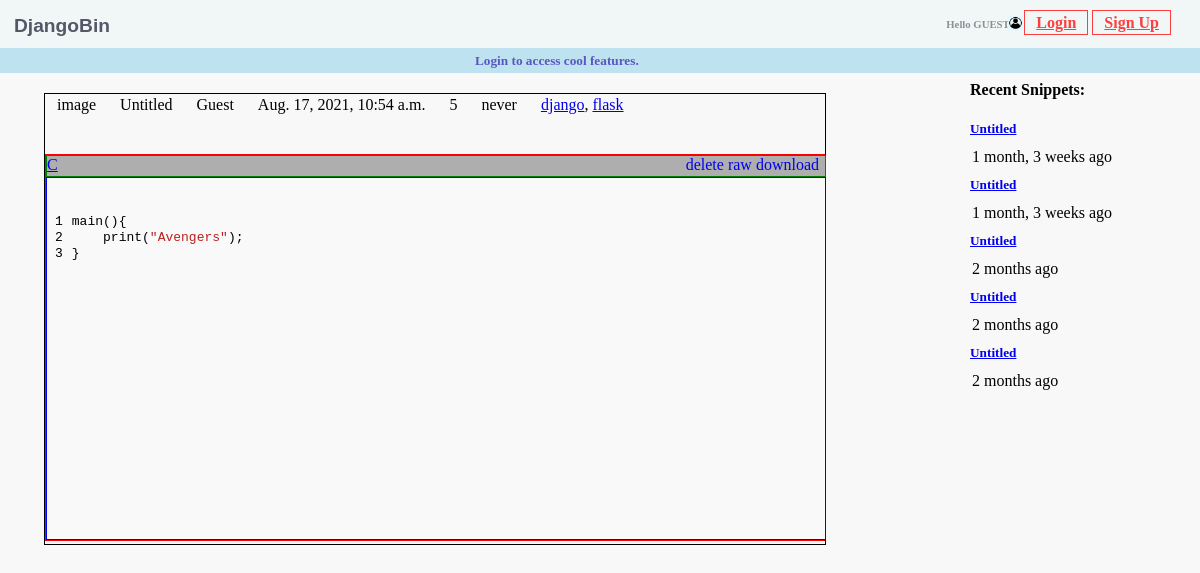
The page /16291976870981548/ on the database its author committed.
### djangobin/models.py (models this page shows, shortened)
class Snippet(models.Model):
    title = models.CharField(max_length=200, blank=True)
    original_code = models.TextField()
    highlighted_code = models.TextField(blank=True, help_text="Read only field. Will contain the "
                                                              "syntax-highlighted version of the original code.")
    expiration = models.CharField(max_length=10, choices=Pref.expiration_choices)
    exposure = models.CharField(max_length=10, choices=Pref.exposure_choices)
    hits = models.IntegerField(default=0, help_text='Read only field. Will be updated after every visit to snippet.')
    slug = models.SlugField(help_text='Read only field. Will be filled automatically.')
    created_on = models.DateTimeField(auto_now_add=True)
    language = models.ForeignKey(Language, on_delete=models.CASCADE)
    user = models.ForeignKey(User, on_delete=models.CASCADE)
    tags = models.ManyToManyField('Tag', blank=True)
    class Meta:
        ordering = ['-created_on']
    def highlight(self):
        formatter = html.HtmlFormatter(full=True, linenos=True)
        return highlight(self.original_code, self.language.get_lexer(), formatter)
    def get_absolute_url(self):
        return reverse('djangobin:snippet_detail', args=[self.slug])
    def save(self, *args, **kwargs):
        if not self.slug:
            self.slug = str(time.time()).replace(".", "")
        self.highlighted_code = self.highlight()
        if not self.title:
            self.title = "Untitled"
        super(Snippet, self).save(*args, **kwargs)  # Call the "real" save() method.

class Tag(models.Model):
    name = models.CharField(max_length=200, unique=True)
    slug = models.CharField(max_length=200, unique=True)
    class Meta:
        ordering = ['name']
    def __str__(self):
        return self.name
    def get_absolute_url(self):
        return reverse('djangobin:tag_list', args=[self.slug])

class Language(models.Model):
    name = models.CharField(max_length=100)
    lang_code = models.CharField(max_length=100, unique=True, verbose_name="Language Code")
    slug = models.SlugField(max_length=100, unique=True)
    mime = models.CharField(max_length=100, help_text='MIME to use when sending snippet as file.')
    file_extension = models.CharField(max_length=10)
    created_on = models.DateTimeField(auto_now_add=True)
    updated_on = models.DateTimeField(auto_now=True)
    class Meta:
        ordering = ['name']
    def get_lexer(self):
        return lexers.get_lexer_by_name(self.lang_code)
    def __str__(self):
        return self.name

### djangobin/views.py (the view)
# urls.py: url('^(?P<snippet_slug>[\d]+)/$', views.snippet_detail, name='snippet_detail'),
def snippet_detail(request, snippet_slug):
    print("=============== Snippet Url", reverse('djangobin:snippet_detail', args=[snippet_slug]))
    snippet = get_object_or_404(Snippet, slug=snippet_slug)
    snippet.hits += 1
    snippet.save()
    return render(request, 'djangobin/snippet_detail.html', {'snippet': snippet})

### djangobin/context_processors.py (called while the page is built)
def recent_snippets(request):
    return dict(recent_snippets=Snippet.objects.filter(exposure='public').order_by("-id")[:5])

### djangobin/templates/djangobin/snippet_detail.html (shortened to what this page needs)
{% extends 'djangobin/Base.html' %}
{% block css-static-files %}
    {% load static %}
    <link rel="stylesheet" href="{% static 'djangobin/css/snippet_detail.css' %}">
{% endblock %}
{% block main %}
    <div class="banner">
        {% if not request.user.is_authenticated %}
            <h5 class="banner-element">Login to access cool features.</h5>
        {% else %}
            <h5 class="banner-element">Welcome in snippet detail.</h5>
        {% endif %}
    </div>
    <div class="main-container" >
        <div class="toolbar">
            <div class="toolbar-element">
                image
            </div>
            <div class="toolbar-element">{{ snippet.title|default:"Untitled" }}</div>
            <div class="toolbar-element">{{ snippet.user.username|capfirst }}</div>
            <div class="toolbar-element">{{ snippet.created_on }}</div>
            <div class="toolbar-element">{{ snippet.hits }}</div>
            <div class="toolbar-element">{{ snippet.expiration }}</div>
            <div class="toolbar-element">
                {% if snippet.tags.all %}
                    {% for tag in snippet.tags.all %}
                        <a href="{{tag.get_absolute_url}}">{{tag}}</a>{% if not forloop.last %},{% endif %}
                    {% endfor %}
                {% endif %}
            </div>
        </div>
        <div class="code-box">
            <div class="code-box-toolbar">
                <span class="code-box-toolbar-left">
                    <a href="{% url 'djangobin:trending_snippets' snippet.language.slug %}">{{ snippet.language }}</a>
                </span>
                <span class="code-box-toolbar-right">
                    <a href="#">delete</a>
                    <a href="{% url 'djangobin:raw_snippet' snippet.slug %}">raw</a>
                    <a href="{% url 'djangobin:download_snippet' snippet.slug %}">download</a>
                </span>
            </div>
            <div class="code-wrapper">
                {{snippet.highlighted_code|safe}}
            </div>
        </div>
    </div>
{% endblock %}

### djangobin/templates/djangobin/Base.html (shortened to what this page needs)
<!DOCTYPE html>
<html lang="en">
<head>
     {% load static %}
     {% load humanize %}
    <link rel="stylesheet" href="{% static 'djangobin/css/Base.css' %}">
    {% block css-static-files %}{% endblock %}
</head>
    <body>
        <header>
            <div id="id_container-head" class="container-head">
                <div class="default-logo">
                    <a id="default-logo" href="/">DjangoBin</a>
                </div>
                <div class="user-login-logo">
                    <img src="{% static 'djangobin/images/user_login.jpg' %}" alt="user_login" width="15" height="15">
                </div>
                <div class="container-head-left">
                    <div class="user-name">
                        {% if request.user.is_authenticated == False %}
                            <h6 id="user-name">Hello GUEST!</h6>
                        {% else %}
                            <h6 id="user-name">Hello {{request.user.username|title}}!</h6>
                        {% endif %}
                    </div>
                    <div class="cls-login-signup">
                        {% if request.user.is_authenticated %}
                            <a class="login-signup-btn" href="{% url 'djangobin:logout' %}">Logout</a>
                        {% elif not request.user.is_authenticated and request.path == '/logout/' or not request.user.is_authenticated and request.path == '/login/' %}
                                <a class="login-signup-btn" href="{% url 'djangobin:login'%}">Login</a>
                        {% else %}
                                <a class="login-signup-btn" href="{% url 'djangobin:login'%}?next={{request.path}}">Login</a>
                        {% endif %}
                    </div>
                     {% if not request.user.is_authenticated %}
                        <div class="cls-login-signup">
                            <a class="login-signup-btn" href="{% url 'djangobin:signup' %}">Sign Up</a>
                        </div>
                     {% endif %}
                </div>
            </div>
        </header>
        <div class="recent-snippets">
            {% if recent_snippets %}
                <h4>Recent Snippets:</h4>
                {% for recent_snippet in recent_snippets %}
                    <a href="{{ recent_snippet.get_absolute_url }}" class="">
                        <h5 class=""> {{ recent_snippet.title }}</h5>
                    </a>
                        <p class="">{{ recent_snippet.created_on|naturaltime }}</p>
                {% endfor %}
            {% endif %}
        </div>
        {% block main %} {% endblock %}
    </body>
</html>

### djangobin/static/djangobin/css/Base.css (style rules this page uses)
body { margin:auto; }
.recent-snippets { display: inline-block; float: right; width: 200px; height: 400px; margin: 12px 30px; }
.recent-snippets h5 { margin: auto; }
.recent-snippets p { margin: 11px 2px; }
.container-head { background-color: rgb(241, 247, 246); padding: 1px 14px; overflow: auto; }
.container-head-left { float: right; }
.default-logo { float: left; margin-top: 14px; font-family: sans-serif; }
#default-logo { text-decoration: none; color: rgb(86, 86, 104); font-size: larger; font-weight: bold; }
.user-login-logo { float: right; display: inline-block; color: #908f96; position: relative; right: 163px; top: 15px; }
.user-name { display: inline-block; }
#user-name { margin: 1px 6px; padding: 16px 1px; color: #908f96; }
.cls-login-signup { display: inline-block; }
.login-signup-btn { border: 1px solid rgb(253, 63, 63); padding: 3px 11px; color: rgb(253, 63, 63); font-weight: bold; }

### djangobin/static/djangobin/css/snippet_detail.css (style rules this page uses)
.banner { height: 25px; background-color: #bee2ef; color: #5857c3; }
.banner-element { width: 250px; margin: auto; padding-top: 5px; }
.main-container { display: inline-block; height: 450px; width: 780px; border: 1px solid black; margin: 20px 44px; }
.main-container .toolbar { width: 778px; height: 60px; display: flex; flex-direction: row; }
.main-container .toolbar .toolbar-element { margin: 0px 2px; padding: 2px 10px; }
.main-container .code-box { width: 778px; height: 385px; border: 1px solid red; }
.main-container .code-box .code-box-toolbar { width: 778px; height: 20px; border: 1px solid green; background-color: #afaeae; }
.main-container .code-box-toolbar-right { float: right; padding: 0px 6px; }
.main-container .code-box-toolbar-right a { text-decoration: none; }
.main-container .code-box-toolbar-left { float: left; }
.main-container .code-box .code-wrapper { width: 778px; height: 361px; border: 1px solid blue; background-color: #f9f9f9; }

### rows shown on the page
Snippet: title "Untitled", created_on "1 month, 3 weeks ago", user.username "Guest", created_on "Aug. 17, 2021, 10:54 a.m.", hits "5", expiration "never", language "C", highlighted_code "1 2 3 main (){ print ( \"Avengers\" ); }"
Snippet: title "Untitled", created_on "1 month, 3 weeks ago"
Snippet: title "Untitled", created_on "2 months ago"
Snippet: title "Untitled", created_on "2 months ago"
Snippet: title "Untitled", created_on "2 months ago"
Tag: name "django"
Tag: name "flask"
